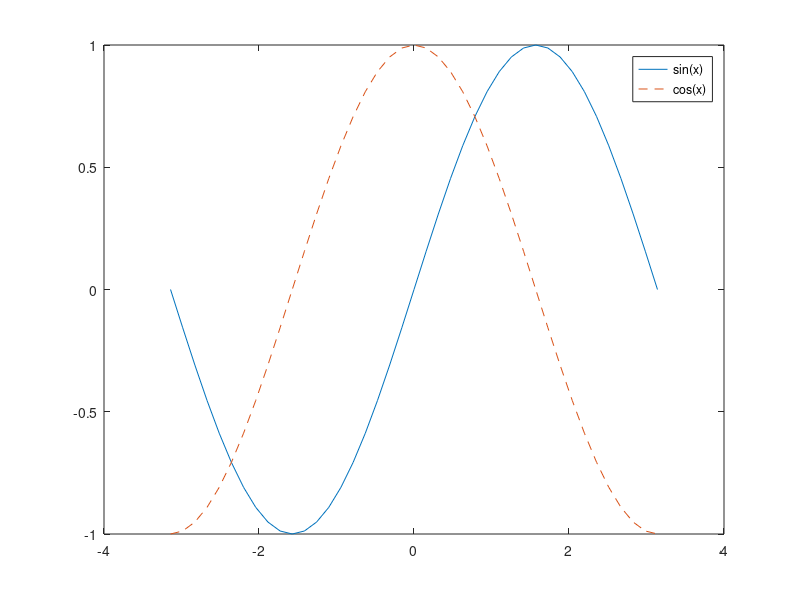

MATLAB code to generate this figure:
x = -pi:pi/20:pi;
y1 = sin(x);
plot(x,y1)

hold on 
y2 = cos(x);
plot(x,y2,'--')
hold off

legend('sin(x)','cos(x)')